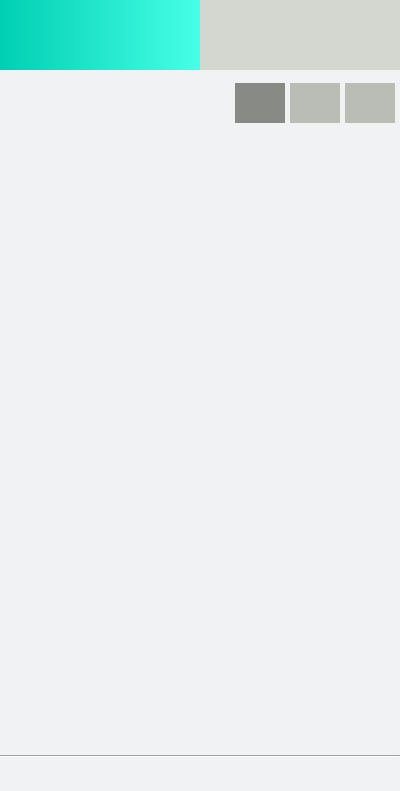
<?xml version="1.0" encoding="UTF-8"?>
<ui version="4.0">
 <class>Tools</class>
 <widget class="QWidget" name="Tools">
  <property name="enabled">
   <bool>true</bool>
  </property>
  <property name="geometry">
   <rect>
    <x>0</x>
    <y>0</y>
    <width>400</width>
    <height>791</height>
   </rect>
  </property>
  <property name="sizePolicy">
   <sizepolicy hsizetype="Preferred" vsizetype="Expanding">
    <horstretch>0</horstretch>
    <verstretch>0</verstretch>
   </sizepolicy>
  </property>
  <property name="minimumSize">
   <size>
    <width>400</width>
    <height>500</height>
   </size>
  </property>
  <property name="maximumSize">
   <size>
    <width>400</width>
    <height>16777215</height>
   </size>
  </property>
  <property name="windowTitle">
   <string>Form</string>
  </property>
  <property name="styleSheet">
   <string notr="true">QWidget{
	background-color: rgb(240, 242, 243);
}

QScrollArea { background: transparent; }

/*Vertical scrollbar*/
QScrollBar:vertical{
	border: none;
	width: 10px;
	height:10px;
	background-color: transparent;
	border-radius: 0px;
}
QScrollBar::handle:vertical{
	background-color: rgb(85, 87, 83);
	width: 14px;
}
QScrollBar::handle:vertical:hover{
	background-color: rgb(85, 87, 83);
}
QScrollBar::handle:vertical:pressed{
	background-color: rgb(136, 138, 133);
}

QScrollBar::up-arrow:vertical,QScrollBar::down-arrow:vertical{
	background: none;
}
QScrollBar::ad-page:vertical,QScrollBar::sub-page:vertical{
	background: none;
}</string>
  </property>
  <layout class="QVBoxLayout" name="verticalLayout">
   <property name="spacing">
    <number>0</number>
   </property>
   <property name="leftMargin">
    <number>0</number>
   </property>
   <property name="topMargin">
    <number>0</number>
   </property>
   <property name="rightMargin">
    <number>0</number>
   </property>
   <property name="bottomMargin">
    <number>0</number>
   </property>
   <item>
    <widget class="QWidget" name="horizontallayout" native="true">
     <property name="maximumSize">
      <size>
       <width>16777215</width>
       <height>70</height>
      </size>
     </property>
     <property name="styleSheet">
      <string notr="true">background-color: rgb(211, 215, 207);</string>
     </property>
     <layout class="QHBoxLayout" name="horizontalLayout">
      <property name="spacing">
       <number>0</number>
      </property>
      <property name="leftMargin">
       <number>0</number>
      </property>
      <property name="topMargin">
       <number>0</number>
      </property>
      <property name="rightMargin">
       <number>0</number>
      </property>
      <property name="bottomMargin">
       <number>0</number>
      </property>
      <item>
       <widget class="QPushButton" name="EditButton">
        <property name="sizePolicy">
         <sizepolicy hsizetype="Minimum" vsizetype="Expanding">
          <horstretch>0</horstretch>
          <verstretch>0</verstretch>
         </sizepolicy>
        </property>
        <property name="maximumSize">
         <size>
          <width>16777215</width>
          <height>100</height>
         </size>
        </property>
        <property name="styleSheet">
         <string notr="true">QPushButton{
	color: #fff;
	border: none;
	padding: 5px;
}


QPushButton:pressed{
	background-color: qlineargradient(spread:pad, x1:0, y1:0.511, x2:1, y2:0.511, stop:0 rgba(0, 207, 179, 255),stop:1 rgba(70, 255, 230, 255));

}

QPushButton:checked {
	background-color: qlineargradient(spread:pad, x1:0, y1:0.511, x2:1, y2:0.511, stop:0 rgba(0, 207, 179, 255),stop:1 rgba(70, 255, 230, 255));
}

</string>
        </property>
        <property name="text">
         <string/>
        </property>
        <property name="icon">
         <iconset resource="../../resources/resources.qrc">
          <normaloff>:/images/images/IMG_EditBlack.png</normaloff>
          <normalon>:/images/images/IMG_EditWhite.png</normalon>
          <activeoff>:/images/images/IMG_EditWhite.png</activeoff>
          <selectedoff>:/images/images/IMG_EditWhite.png</selectedoff>:/images/images/IMG_EditBlack.png</iconset>
        </property>
        <property name="iconSize">
         <size>
          <width>32</width>
          <height>32</height>
         </size>
        </property>
        <property name="checkable">
         <bool>true</bool>
        </property>
        <property name="checked">
         <bool>true</bool>
        </property>
       </widget>
      </item>
      <item>
       <widget class="QPushButton" name="ResizeButton">
        <property name="sizePolicy">
         <sizepolicy hsizetype="Minimum" vsizetype="Expanding">
          <horstretch>0</horstretch>
          <verstretch>0</verstretch>
         </sizepolicy>
        </property>
        <property name="styleSheet">
         <string notr="true">QPushButton{
	color: #fff;
	border: none;
	padding: 5px;
}


QPushButton:pressed{
	background-color: qlineargradient(spread:pad, x1:0, y1:0.511, x2:1, y2:0.511, stop:0 rgba(0, 207, 179, 255),stop:1 rgba(70, 255, 230, 255));

}

QPushButton:checked {
	background-color: qlineargradient(spread:pad, x1:0, y1:0.511, x2:1, y2:0.511, stop:0 rgba(0, 207, 179, 255),stop:1 rgba(70, 255, 230, 255));
}</string>
        </property>
        <property name="text">
         <string/>
        </property>
        <property name="icon">
         <iconset resource="../../resources/resources.qrc">
          <normaloff>:/images/images/IMG_Resize.png</normaloff>
          <normalon>:/images/images/IMG_ResizeWhite.png</normalon>
          <activeoff>:/images/images/IMG_ResizeWhite.png</activeoff>:/images/images/IMG_Resize.png</iconset>
        </property>
        <property name="iconSize">
         <size>
          <width>32</width>
          <height>32</height>
         </size>
        </property>
        <property name="shortcut">
         <string>Ctrl+S</string>
        </property>
        <property name="checkable">
         <bool>true</bool>
        </property>
       </widget>
      </item>
     </layout>
    </widget>
   </item>
   <item>
    <widget class="QStackedWidget" name="stackedWidget">
     <property name="sizePolicy">
      <sizepolicy hsizetype="Preferred" vsizetype="Expanding">
       <horstretch>0</horstretch>
       <verstretch>0</verstretch>
      </sizepolicy>
     </property>
     <property name="frameShape">
      <enum>QFrame::NoFrame</enum>
     </property>
     <property name="frameShadow">
      <enum>QFrame::Sunken</enum>
     </property>
     <property name="lineWidth">
      <number>20</number>
     </property>
     <property name="midLineWidth">
      <number>0</number>
     </property>
     <property name="currentIndex">
      <number>0</number>
     </property>
     <widget class="QWidget" name="page">
      <property name="sizePolicy">
       <sizepolicy hsizetype="Preferred" vsizetype="Expanding">
        <horstretch>0</horstretch>
        <verstretch>0</verstretch>
       </sizepolicy>
      </property>
      <property name="contextMenuPolicy">
       <enum>Qt::DefaultContextMenu</enum>
      </property>
      <layout class="QVBoxLayout" name="verticalLayout_3">
       <property name="spacing">
        <number>0</number>
       </property>
       <property name="leftMargin">
        <number>0</number>
       </property>
       <property name="topMargin">
        <number>0</number>
       </property>
       <property name="rightMargin">
        <number>0</number>
       </property>
       <property name="bottomMargin">
        <number>0</number>
       </property>
       <item>
        <layout class="QVBoxLayout" name="verticalLayout_5">
         <property name="spacing">
          <number>0</number>
         </property>
         <item>
          <spacer name="verticalSpacer_3">
           <property name="orientation">
            <enum>Qt::Vertical</enum>
           </property>
           <property name="sizeType">
            <enum>QSizePolicy::Preferred</enum>
           </property>
           <property name="sizeHint" stdset="0">
            <size>
             <width>20</width>
             <height>13</height>
            </size>
           </property>
          </spacer>
         </item>
         <item>
          <layout class="QHBoxLayout" name="horizontalLayout_2">
           <property name="spacing">
            <number>5</number>
           </property>
           <property name="rightMargin">
            <number>5</number>
           </property>
           <item>
            <spacer name="horizontalSpacer">
             <property name="orientation">
              <enum>Qt::Horizontal</enum>
             </property>
             <property name="sizeHint" stdset="0">
              <size>
               <width>40</width>
               <height>20</height>
              </size>
             </property>
            </spacer>
           </item>
           <item>
            <widget class="QPushButton" name="PaintButton">
             <property name="sizePolicy">
              <sizepolicy hsizetype="Minimum" vsizetype="Preferred">
               <horstretch>0</horstretch>
               <verstretch>0</verstretch>
              </sizepolicy>
             </property>
             <property name="minimumSize">
              <size>
               <width>50</width>
               <height>0</height>
              </size>
             </property>
             <property name="styleSheet">
              <string notr="true">QPushButton{
	color: #fff;
	border: none;
	padding: 5px;
	background-color: rgb(186, 189, 182);
}

QPushButton:pressed{
	background-color: rgb(136, 138, 133);
}

QPushButton:checked {
background-color: rgb(136, 138, 133);
}</string>
             </property>
             <property name="text">
              <string/>
             </property>
             <property name="icon">
              <iconset resource="../../resources/resources.qrc">
               <normaloff>:/images/images/IMG_PaintWhite.png</normaloff>:/images/images/IMG_PaintWhite.png</iconset>
             </property>
             <property name="iconSize">
              <size>
               <width>32</width>
               <height>32</height>
              </size>
             </property>
             <property name="checkable">
              <bool>true</bool>
             </property>
             <property name="checked">
              <bool>true</bool>
             </property>
            </widget>
           </item>
           <item>
            <widget class="QPushButton" name="DragButton">
             <property name="sizePolicy">
              <sizepolicy hsizetype="Minimum" vsizetype="Preferred">
               <horstretch>0</horstretch>
               <verstretch>0</verstretch>
              </sizepolicy>
             </property>
             <property name="minimumSize">
              <size>
               <width>50</width>
               <height>0</height>
              </size>
             </property>
             <property name="styleSheet">
              <string notr="true">QPushButton{
	color: #fff;
	border: none;
	padding: 5px;
	background-color: rgb(186, 189, 182);
}

QPushButton:pressed{
	background-color: rgb(136, 138, 133);
}

QPushButton:checked {
	background-color: rgb(136, 138, 133);
}</string>
             </property>
             <property name="text">
              <string/>
             </property>
             <property name="icon">
              <iconset resource="../../resources/resources.qrc">
               <normaloff>:/images/images/IMG_DragDropWhite.png</normaloff>:/images/images/IMG_DragDropWhite.png</iconset>
             </property>
             <property name="iconSize">
              <size>
               <width>32</width>
               <height>32</height>
              </size>
             </property>
             <property name="checkable">
              <bool>true</bool>
             </property>
            </widget>
           </item>
           <item>
            <widget class="QPushButton" name="ClearAllButton">
             <property name="sizePolicy">
              <sizepolicy hsizetype="Minimum" vsizetype="Preferred">
               <horstretch>0</horstretch>
               <verstretch>0</verstretch>
              </sizepolicy>
             </property>
             <property name="minimumSize">
              <size>
               <width>50</width>
               <height>40</height>
              </size>
             </property>
             <property name="styleSheet">
              <string notr="true">QPushButton{
	color: #fff;
	border: none;
	padding: 5px;
	background-color: rgb(186, 189, 182);
}

QPushButton:pressed{
	background-color: qlineargradient(spread:pad, x1:0, y1:0.511, x2:1, y2:0.511, stop:0 rgba(204, 0, 0, 255),stop:1 rgba(204, 0, 0, 255));
}</string>
             </property>
             <property name="text">
              <string/>
             </property>
             <property name="icon">
              <iconset resource="../../resources/resources.qrc">
               <normaloff>:/images/images/IMG_ClearAllWhite.png</normaloff>
               <normalon>:/images/images/IMG_ClearAllRed.png</normalon>
               <activeoff>:/images/images/IMG_ClearAllWhite.png</activeoff>:/images/images/IMG_ClearAllWhite.png</iconset>
             </property>
             <property name="iconSize">
              <size>
               <width>32</width>
               <height>32</height>
              </size>
             </property>
             <property name="checkable">
              <bool>false</bool>
             </property>
             <property name="checked">
              <bool>false</bool>
             </property>
            </widget>
           </item>
          </layout>
         </item>
         <item>
          <spacer name="verticalSpacer_11">
           <property name="orientation">
            <enum>Qt::Vertical</enum>
           </property>
           <property name="sizeType">
            <enum>QSizePolicy::Fixed</enum>
           </property>
           <property name="sizeHint" stdset="0">
            <size>
             <width>20</width>
             <height>13</height>
            </size>
           </property>
          </spacer>
         </item>
         <item>
          <widget class="QScrollArea" name="scrollArea">
           <property name="widgetResizable">
            <bool>true</bool>
           </property>
           <widget class="QWidget" name="scrollAreaWidgetContents">
            <property name="geometry">
             <rect>
              <x>0</x>
              <y>0</y>
              <width>396</width>
              <height>591</height>
             </rect>
            </property>
            <layout class="QVBoxLayout" name="verticalLayout_8">
             <property name="spacing">
              <number>0</number>
             </property>
             <property name="leftMargin">
              <number>10</number>
             </property>
             <property name="topMargin">
              <number>10</number>
             </property>
             <property name="rightMargin">
              <number>10</number>
             </property>
             <property name="bottomMargin">
              <number>10</number>
             </property>
             <item>
              <widget class="OptionsContainer" name="OptionsContainerWidget" native="true"/>
             </item>
            </layout>
           </widget>
          </widget>
         </item>
         <item>
          <spacer name="verticalSpacer_8">
           <property name="orientation">
            <enum>Qt::Vertical</enum>
           </property>
           <property name="sizeType">
            <enum>QSizePolicy::Fixed</enum>
           </property>
           <property name="sizeHint" stdset="0">
            <size>
             <width>20</width>
             <height>20</height>
            </size>
           </property>
          </spacer>
         </item>
         <item>
          <widget class="Line" name="line_2">
           <property name="orientation">
            <enum>Qt::Horizontal</enum>
           </property>
          </widget>
         </item>
         <item>
          <spacer name="verticalSpacer_9">
           <property name="orientation">
            <enum>Qt::Vertical</enum>
           </property>
           <property name="sizeType">
            <enum>QSizePolicy::Fixed</enum>
           </property>
           <property name="sizeHint" stdset="0">
            <size>
             <width>20</width>
             <height>13</height>
            </size>
           </property>
          </spacer>
         </item>
         <item>
          <widget class="OptionInfo" name="OptionInfoWidget" native="true"/>
         </item>
         <item>
          <spacer name="verticalSpacer_10">
           <property name="orientation">
            <enum>Qt::Vertical</enum>
           </property>
           <property name="sizeType">
            <enum>QSizePolicy::Fixed</enum>
           </property>
           <property name="sizeHint" stdset="0">
            <size>
             <width>20</width>
             <height>20</height>
            </size>
           </property>
          </spacer>
         </item>
        </layout>
       </item>
      </layout>
     </widget>
     <widget class="QWidget" name="page_2">
      <layout class="QVBoxLayout" name="verticalLayout_4">
       <property name="spacing">
        <number>0</number>
       </property>
       <property name="leftMargin">
        <number>0</number>
       </property>
       <property name="topMargin">
        <number>0</number>
       </property>
       <property name="rightMargin">
        <number>0</number>
       </property>
       <property name="bottomMargin">
        <number>0</number>
       </property>
       <item>
        <layout class="QVBoxLayout" name="verticalLayout_2">
         <property name="leftMargin">
          <number>10</number>
         </property>
         <property name="topMargin">
          <number>10</number>
         </property>
         <property name="rightMargin">
          <number>10</number>
         </property>
         <property name="bottomMargin">
          <number>10</number>
         </property>
         <item>
          <spacer name="verticalSpacer_4">
           <property name="orientation">
            <enum>Qt::Vertical</enum>
           </property>
           <property name="sizeType">
            <enum>QSizePolicy::Fixed</enum>
           </property>
           <property name="sizeHint" stdset="0">
            <size>
             <width>20</width>
             <height>40</height>
            </size>
           </property>
          </spacer>
         </item>
         <item>
          <widget class="QLabel" name="label">
           <property name="sizePolicy">
            <sizepolicy hsizetype="Preferred" vsizetype="Fixed">
             <horstretch>0</horstretch>
             <verstretch>0</verstretch>
            </sizepolicy>
           </property>
           <property name="text">
            <string>Resize map</string>
           </property>
          </widget>
         </item>
         <item>
          <spacer name="verticalSpacer">
           <property name="orientation">
            <enum>Qt::Vertical</enum>
           </property>
           <property name="sizeType">
            <enum>QSizePolicy::Fixed</enum>
           </property>
           <property name="sizeHint" stdset="0">
            <size>
             <width>22</width>
             <height>30</height>
            </size>
           </property>
          </spacer>
         </item>
         <item>
          <layout class="QGridLayout" name="gridLayout">
           <property name="horizontalSpacing">
            <number>20</number>
           </property>
           <property name="verticalSpacing">
            <number>10</number>
           </property>
           <item row="0" column="0">
            <widget class="QLabel" name="label_2">
             <property name="sizePolicy">
              <sizepolicy hsizetype="Minimum" vsizetype="Preferred">
               <horstretch>0</horstretch>
               <verstretch>0</verstretch>
              </sizepolicy>
             </property>
             <property name="text">
              <string>Width</string>
             </property>
             <property name="alignment">
              <set>Qt::AlignLeading|Qt::AlignLeft|Qt::AlignVCenter</set>
             </property>
            </widget>
           </item>
           <item row="1" column="0">
            <widget class="QSpinBox" name="spinBoxWidth">
             <property name="minimum">
              <number>0</number>
             </property>
             <property name="maximum">
              <number>100</number>
             </property>
             <property name="value">
              <number>10</number>
             </property>
            </widget>
           </item>
           <item row="1" column="1">
            <widget class="QSpinBox" name="spinBoxHeight">
             <property name="minimum">
              <number>0</number>
             </property>
             <property name="maximum">
              <number>100</number>
             </property>
             <property name="value">
              <number>10</number>
             </property>
            </widget>
           </item>
           <item row="0" column="1">
            <widget class="QLabel" name="label_3">
             <property name="sizePolicy">
              <sizepolicy hsizetype="Minimum" vsizetype="Fixed">
               <horstretch>0</horstretch>
               <verstretch>0</verstretch>
              </sizepolicy>
             </property>
             <property name="text">
              <string>Height</string>
             </property>
            </widget>
           </item>
          </layout>
         </item>
         <item>
          <spacer name="verticalSpacer_7">
           <property name="orientation">
            <enum>Qt::Vertical</enum>
           </property>
           <property name="sizeType">
            <enum>QSizePolicy::Fixed</enum>
           </property>
           <property name="sizeHint" stdset="0">
            <size>
             <width>20</width>
             <height>20</height>
            </size>
           </property>
          </spacer>
         </item>
         <item>
          <widget class="Line" name="line">
           <property name="sizePolicy">
            <sizepolicy hsizetype="Minimum" vsizetype="Fixed">
             <horstretch>0</horstretch>
             <verstretch>0</verstretch>
            </sizepolicy>
           </property>
           <property name="minimumSize">
            <size>
             <width>51</width>
             <height>0</height>
            </size>
           </property>
           <property name="styleSheet">
            <string notr="true">color: rgb(85, 87, 83);</string>
           </property>
           <property name="frameShadow">
            <enum>QFrame::Plain</enum>
           </property>
           <property name="lineWidth">
            <number>1</number>
           </property>
           <property name="orientation">
            <enum>Qt::Horizontal</enum>
           </property>
          </widget>
         </item>
         <item>
          <spacer name="verticalSpacer_2">
           <property name="orientation">
            <enum>Qt::Vertical</enum>
           </property>
           <property name="sizeType">
            <enum>QSizePolicy::Fixed</enum>
           </property>
           <property name="sizeHint" stdset="0">
            <size>
             <width>20</width>
             <height>20</height>
            </size>
           </property>
          </spacer>
         </item>
         <item>
          <layout class="QGridLayout" name="gridLayout_2">
           <property name="sizeConstraint">
            <enum>QLayout::SetDefaultConstraint</enum>
           </property>
           <property name="spacing">
            <number>10</number>
           </property>
           <item row="2" column="0">
            <layout class="QHBoxLayout" name="horizontalLayout_4">
             <property name="spacing">
              <number>5</number>
             </property>
             <item>
              <widget class="QPushButton" name="RemoveColumnLeft">
               <property name="sizePolicy">
                <sizepolicy hsizetype="Fixed" vsizetype="Fixed">
                 <horstretch>0</horstretch>
                 <verstretch>0</verstretch>
                </sizepolicy>
               </property>
               <property name="text">
                <string/>
               </property>
               <property name="icon">
                <iconset resource="../../resources/resources.qrc">
                 <normaloff>:/images/images/IMG_RemoveRow.png</normaloff>:/images/images/IMG_RemoveRow.png</iconset>
               </property>
               <property name="iconSize">
                <size>
                 <width>40</width>
                 <height>40</height>
                </size>
               </property>
              </widget>
             </item>
             <item>
              <widget class="QPushButton" name="InsertColumnLeft">
               <property name="sizePolicy">
                <sizepolicy hsizetype="Fixed" vsizetype="Fixed">
                 <horstretch>0</horstretch>
                 <verstretch>0</verstretch>
                </sizepolicy>
               </property>
               <property name="layoutDirection">
                <enum>Qt::RightToLeft</enum>
               </property>
               <property name="autoFillBackground">
                <bool>false</bool>
               </property>
               <property name="text">
                <string/>
               </property>
               <property name="icon">
                <iconset resource="../../resources/resources.qrc">
                 <normaloff>:/images/images/IMG_AddColumnRight.png</normaloff>:/images/images/IMG_AddColumnRight.png</iconset>
               </property>
               <property name="iconSize">
                <size>
                 <width>40</width>
                 <height>40</height>
                </size>
               </property>
              </widget>
             </item>
            </layout>
           </item>
           <item row="2" column="3">
            <layout class="QHBoxLayout" name="horizontalLayout_3">
             <property name="spacing">
              <number>5</number>
             </property>
             <item>
              <widget class="QPushButton" name="InsertColumnRight">
               <property name="sizePolicy">
                <sizepolicy hsizetype="Fixed" vsizetype="Fixed">
                 <horstretch>0</horstretch>
                 <verstretch>0</verstretch>
                </sizepolicy>
               </property>
               <property name="styleSheet">
                <string notr="true"/>
               </property>
               <property name="text">
                <string/>
               </property>
               <property name="icon">
                <iconset resource="../../resources/resources.qrc">
                 <normaloff>:/images/images/IMG_AddColumnLeft.png</normaloff>:/images/images/IMG_AddColumnLeft.png</iconset>
               </property>
               <property name="iconSize">
                <size>
                 <width>40</width>
                 <height>40</height>
                </size>
               </property>
              </widget>
             </item>
             <item>
              <widget class="QPushButton" name="RemoveColumnRight">
               <property name="sizePolicy">
                <sizepolicy hsizetype="Fixed" vsizetype="Fixed">
                 <horstretch>0</horstretch>
                 <verstretch>0</verstretch>
                </sizepolicy>
               </property>
               <property name="text">
                <string/>
               </property>
               <property name="icon">
                <iconset resource="../../resources/resources.qrc">
                 <normaloff>:/images/images/IMG_RemoveRow.png</normaloff>:/images/images/IMG_RemoveRow.png</iconset>
               </property>
               <property name="iconSize">
                <size>
                 <width>40</width>
                 <height>40</height>
                </size>
               </property>
              </widget>
             </item>
            </layout>
           </item>
           <item row="2" column="2">
            <widget class="QLabel" name="Grid">
             <property name="sizePolicy">
              <sizepolicy hsizetype="Maximum" vsizetype="MinimumExpanding">
               <horstretch>0</horstretch>
               <verstretch>0</verstretch>
              </sizepolicy>
             </property>
             <property name="minimumSize">
              <size>
               <width>32</width>
               <height>32</height>
              </size>
             </property>
             <property name="maximumSize">
              <size>
               <width>40</width>
               <height>40</height>
              </size>
             </property>
             <property name="font">
              <font>
               <pointsize>11</pointsize>
              </font>
             </property>
             <property name="text">
              <string/>
             </property>
             <property name="pixmap">
              <pixmap resource="../../resources/resources.qrc">:/images/images/IMG_Grid.png</pixmap>
             </property>
             <property name="scaledContents">
              <bool>true</bool>
             </property>
             <property name="alignment">
              <set>Qt::AlignCenter</set>
             </property>
             <property name="wordWrap">
              <bool>false</bool>
             </property>
            </widget>
           </item>
           <item row="3" column="2">
            <layout class="QVBoxLayout" name="verticalLayout_6">
             <item>
              <widget class="QPushButton" name="InsertRowBelow">
               <property name="text">
                <string/>
               </property>
               <property name="icon">
                <iconset resource="../../resources/resources.qrc">
                 <normaloff>:/images/images/IMG_AddRowBelow.png</normaloff>:/images/images/IMG_AddRowBelow.png</iconset>
               </property>
               <property name="iconSize">
                <size>
                 <width>32</width>
                 <height>32</height>
                </size>
               </property>
              </widget>
             </item>
             <item>
              <widget class="QPushButton" name="RemoveRowBelow">
               <property name="text">
                <string/>
               </property>
               <property name="icon">
                <iconset resource="../../resources/resources.qrc">
                 <normaloff>:/images/images/IMG_RemoveColumn.png</normaloff>:/images/images/IMG_RemoveColumn.png</iconset>
               </property>
               <property name="iconSize">
                <size>
                 <width>40</width>
                 <height>40</height>
                </size>
               </property>
              </widget>
             </item>
            </layout>
           </item>
           <item row="1" column="2">
            <layout class="QVBoxLayout" name="verticalLayout_7">
             <item>
              <widget class="QPushButton" name="RemoveRowAbove">
               <property name="text">
                <string/>
               </property>
               <property name="icon">
                <iconset resource="../../resources/resources.qrc">
                 <normaloff>:/images/images/IMG_RemoveColumn.png</normaloff>:/images/images/IMG_RemoveColumn.png</iconset>
               </property>
               <property name="iconSize">
                <size>
                 <width>40</width>
                 <height>40</height>
                </size>
               </property>
              </widget>
             </item>
             <item>
              <widget class="QPushButton" name="InsertRowAbove">
               <property name="text">
                <string/>
               </property>
               <property name="icon">
                <iconset resource="../../resources/resources.qrc">
                 <normaloff>:/images/images/IMG_AddRowAbove.png</normaloff>:/images/images/IMG_AddRowAbove.png</iconset>
               </property>
               <property name="iconSize">
                <size>
                 <width>32</width>
                 <height>32</height>
                </size>
               </property>
              </widget>
             </item>
            </layout>
           </item>
          </layout>
         </item>
         <item>
          <spacer name="verticalSpacer_6">
           <property name="orientation">
            <enum>Qt::Vertical</enum>
           </property>
           <property name="sizeType">
            <enum>QSizePolicy::Fixed</enum>
           </property>
           <property name="sizeHint" stdset="0">
            <size>
             <width>20</width>
             <height>40</height>
            </size>
           </property>
          </spacer>
         </item>
         <item>
          <widget class="QLabel" name="WarningLabel">
           <property name="sizePolicy">
            <sizepolicy hsizetype="Preferred" vsizetype="Fixed">
             <horstretch>0</horstretch>
             <verstretch>0</verstretch>
            </sizepolicy>
           </property>
           <property name="font">
            <font>
             <pointsize>12</pointsize>
            </font>
           </property>
           <property name="styleSheet">
            <string notr="true">color: rgb(191, 64, 64);
background-color: transparent;</string>
           </property>
           <property name="text">
            <string>The history will be deleted</string>
           </property>
          </widget>
         </item>
         <item>
          <spacer name="verticalSpacer_5">
           <property name="orientation">
            <enum>Qt::Vertical</enum>
           </property>
           <property name="sizeHint" stdset="0">
            <size>
             <width>20</width>
             <height>40</height>
            </size>
           </property>
          </spacer>
         </item>
        </layout>
       </item>
      </layout>
     </widget>
    </widget>
   </item>
  </layout>
 </widget>
 <customwidgets>
  <customwidget>
   <class>OptionsContainer</class>
   <extends>QWidget</extends>
   <header>options_container.h</header>
   <container>1</container>
  </customwidget>
  <customwidget>
   <class>OptionInfo</class>
   <extends>QWidget</extends>
   <header>option_info.h</header>
   <container>1</container>
  </customwidget>
 </customwidgets>
 <resources>
  <include location="../../resources/resources.qrc"/>
 </resources>
 <connections/>
</ui>
